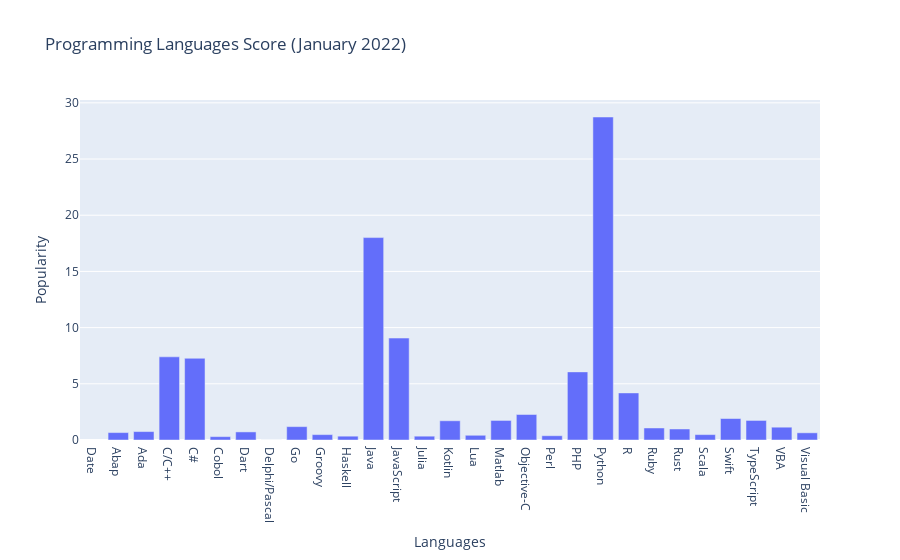

Here is the notebook cell this chart was saved with:
### Code cell
fig = px.bar(df_popular, x='Languages',y='Popularity',title='Programming Languages Score (January 2022)')
fig.show()

### Figure 1 — Plotly figure (JSON) as saved in the notebook; plotly's stock layout.template omitted (floating-point values rounded to 4 significant figures)
{"data": [{"alignmentgroup": "True", "hovertemplate": "Languages=%{x}<br>Popularity=%{y}<extra></extra>", "legendgroup": "", "marker": {"color": "#636efa", "pattern": {"shape": ""}}, "name": "", "offsetgroup": "", "orientation": "v", "showlegend": false, "textposition": "auto", "type": "bar", "x": ["Date", "Abap", "Ada", "C/C++", "C#", "Cobol", "Dart", "Delphi/Pascal", "Go", "Groovy", "Haskell", "Java", "JavaScript", "Julia", "Kotlin", "Lua", "Matlab", "Objective-C", "Perl", "PHP", "Python", "R", "Ruby", "Rust", "Scala", "Swift", "TypeScript", "VBA", "Visual Basic"], "xaxis": "x", "y": ["2022-01-01T00:00:00", 0.66, 0.75, 7.4, 7.27, 0.3, 0.72, 0, 1.19, 0.48, 0.34, 18.01, 9.07, 0.34, 1.71, 0.42, 1.74, 2.27, 0.38, 6.06, 28.74, 4.19, 1.07, 0.98, 0.48, 1.91, 1.74, 1.14, 0.64], "yaxis": "y"}], "layout": {"barmode": "relative", "legend": {"tracegroupgap": 0}, "title": {"text": "Programming Languages Score (January 2022)"}, "xaxis": {"anchor": "y", "domain": [0, 1], "title": {"text": "Languages"}}, "yaxis": {"anchor": "x", "domain": [0, 1], "title": {"text": "Popularity"}}}}
